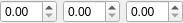
<?xml version="1.0" encoding="UTF-8"?>
<ui version="4.0">
 <class>FloatEditWidget</class>
 <widget class="QWidget" name="FloatEditWidget">
  <property name="geometry">
   <rect>
    <x>0</x>
    <y>0</y>
    <width>170</width>
    <height>22</height>
   </rect>
  </property>
  <layout class="QGridLayout" name="gridLayout_2">
   <property name="margin">
    <number>0</number>
   </property>
   <item row="0" column="0">
    <widget class="QFrame" name="frame">
     <property name="autoFillBackground">
      <bool>true</bool>
     </property>
     <property name="frameShape">
      <enum>QFrame::NoFrame</enum>
     </property>
     <property name="frameShadow">
      <enum>QFrame::Plain</enum>
     </property>
     <layout class="QGridLayout" name="gridLayout">
      <property name="margin">
       <number>0</number>
      </property>
      <item row="0" column="0">
       <widget class="QDoubleSpinBox" name="doubleSpinBox0"/>
      </item>
      <item row="0" column="1">
       <widget class="QDoubleSpinBox" name="doubleSpinBox1"/>
      </item>
      <item row="0" column="2">
       <widget class="QDoubleSpinBox" name="doubleSpinBox2"/>
      </item>
     </layout>
    </widget>
   </item>
  </layout>
 </widget>
 <resources>
  <include location="qmc2.qrc"/>
 </resources>
 <connections/>
</ui>
